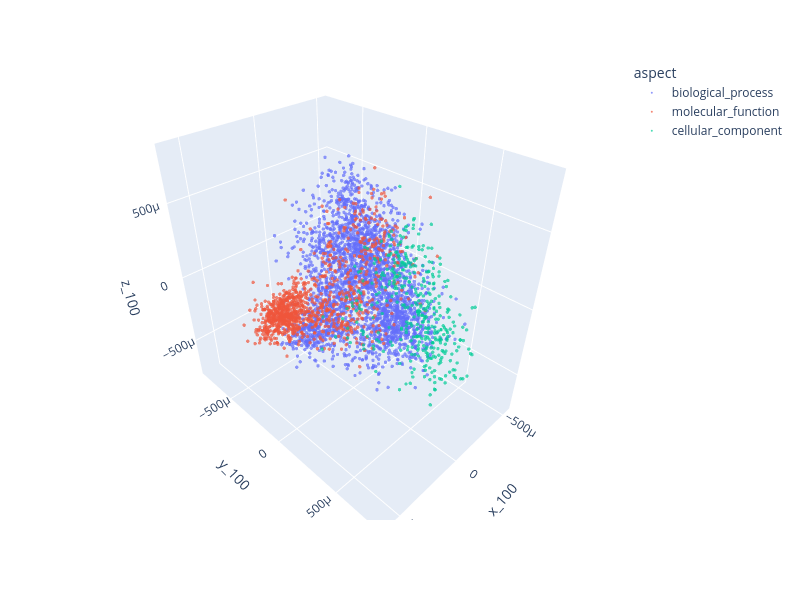
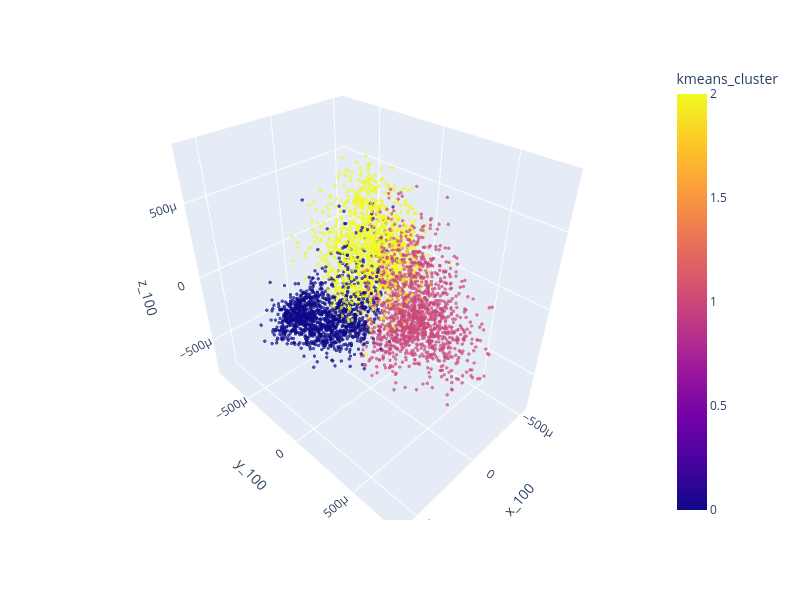

Notebook code cell kept with these figures, in order:
### Code cell
# interactive plot

# plot
p = "100"  # n_neighbors

width = 800
height = 600
size = 2
opacity = 0.7

# label: aspect
fig = px.scatter_3d(
    df_se,
    x=f"x_{p}",
    y=f"y_{p}",
    z=f"z_{p}",
    color=df_se["aspect"],
    labels={"color": "aspect"},
    hover_data=["name"],
)
fig.update_traces(marker=dict(size=size), opacity=opacity)
fig.update_layout(width=width, height=height)
fig.show()

# label: cluster
fig = px.scatter_3d(
    df_se,
    x=f"x_{p}",
    y=f"y_{p}",
    z=f"z_{p}",
    color=df_se["kmeans_cluster"],
    labels={"color": "cluster"},
    hover_data=["name"],
)
fig.update_traces(marker=dict(size=size), opacity=opacity)
fig.update_layout(width=width, height=height)
fig.show()

### Figure 1 — Plotly figure (JSON) as saved in the notebook; plotly's stock layout.template omitted (floating-point values rounded to 4 significant figures; data arrays with more than 128 entries replaced by an {"elided": "..."} marker saying what was removed)
{"data": [{"customdata": {"elided": "2607x1 str values"}, "hovertemplate": "aspect=biological_process<br>x_100=%{x}<br>y_100=%{y}<br>z_100=%{z}<br>name=%{customdata[0]}<extra></extra>", "legendgroup": "biological_process", "marker": {"color": "#636efa", "size": 2, "symbol": "circle"}, "mode": "markers", "name": "biological_process", "opacity": 0.7, "scene": "scene", "showlegend": true, "type": "scatter3d", "x": {"elided": "2607 float values"}, "y": {"elided": "2607 float values"}, "z": {"elided": "2607 float values"}}, {"customdata": {"elided": "1004x1 str values"}, "hovertemplate": "aspect=molecular_function<br>x_100=%{x}<br>y_100=%{y}<br>z_100=%{z}<br>name=%{customdata[0]}<extra></extra>", "legendgroup": "molecular_function", "marker": {"color": "#EF553B", "size": 2, "symbol": "circle"}, "mode": "markers", "name": "molecular_function", "opacity": 0.7, "scene": "scene", "showlegend": true, "type": "scatter3d", "x": {"elided": "1004 float values"}, "y": {"elided": "1004 float values"}, "z": {"elided": "1004 float values"}}, {"customdata": {"elided": "389x1 str values"}, "hovertemplate": "aspect=cellular_component<br>x_100=%{x}<br>y_100=%{y}<br>z_100=%{z}<br>name=%{customdata[0]}<extra></extra>", "legendgroup": "cellular_component", "marker": {"color": "#00cc96", "size": 2, "symbol": "circle"}, "mode": "markers", "name": "cellular_component", "opacity": 0.7, "scene": "scene", "showlegend": true, "type": "scatter3d", "x": {"elided": "389 float values"}, "y": {"elided": "389 float values"}, "z": {"elided": "389 float values"}}], "layout": {"height": 600, "legend": {"title": {"text": "aspect"}, "tracegroupgap": 0}, "margin": {"t": 60}, "scene": {"domain": {"x": [0, 1], "y": [0, 1]}, "xaxis": {"title": {"text": "x_100"}}, "yaxis": {"title": {"text": "y_100"}}, "zaxis": {"title": {"text": "z_100"}}}, "width": 800}}

### Figure 2 — Plotly figure (JSON) as saved in the notebook; plotly's stock layout.template omitted (floating-point values rounded to 4 significant figures; data arrays with more than 128 entries replaced by an {"elided": "..."} marker saying what was removed)
{"data": [{"customdata": {"elided": "4000x1 str values"}, "hovertemplate": "x_100=%{x}<br>y_100=%{y}<br>z_100=%{z}<br>name=%{customdata[0]}<br>kmeans_cluster=%{marker.color}<extra></extra>", "legendgroup": "", "marker": {"color": {"elided": "4000 int values"}, "coloraxis": "coloraxis", "size": 2, "symbol": "circle"}, "mode": "markers", "name": "", "opacity": 0.7, "scene": "scene", "showlegend": false, "type": "scatter3d", "x": {"elided": "4000 float values"}, "y": {"elided": "4000 float values"}, "z": {"elided": "4000 float values"}}], "layout": {"coloraxis": {"colorbar": {"title": {"text": "kmeans_cluster"}}, "colorscale": [[0, "#0d0887"], [0.1111, "#46039f"], [0.2222, "#7201a8"], [0.3333, "#9c179e"], [0.4444, "#bd3786"], [0.5556, "#d8576b"], [0.6667, "#ed7953"], [0.7778, "#fb9f3a"], [0.8889, "#fdca26"], [1, "#f0f921"]]}, "height": 600, "legend": {"tracegroupgap": 0}, "margin": {"t": 60}, "scene": {"domain": {"x": [0, 1], "y": [0, 1]}, "xaxis": {"title": {"text": "x_100"}}, "yaxis": {"title": {"text": "y_100"}}, "zaxis": {"title": {"text": "z_100"}}}, "width": 800}}
